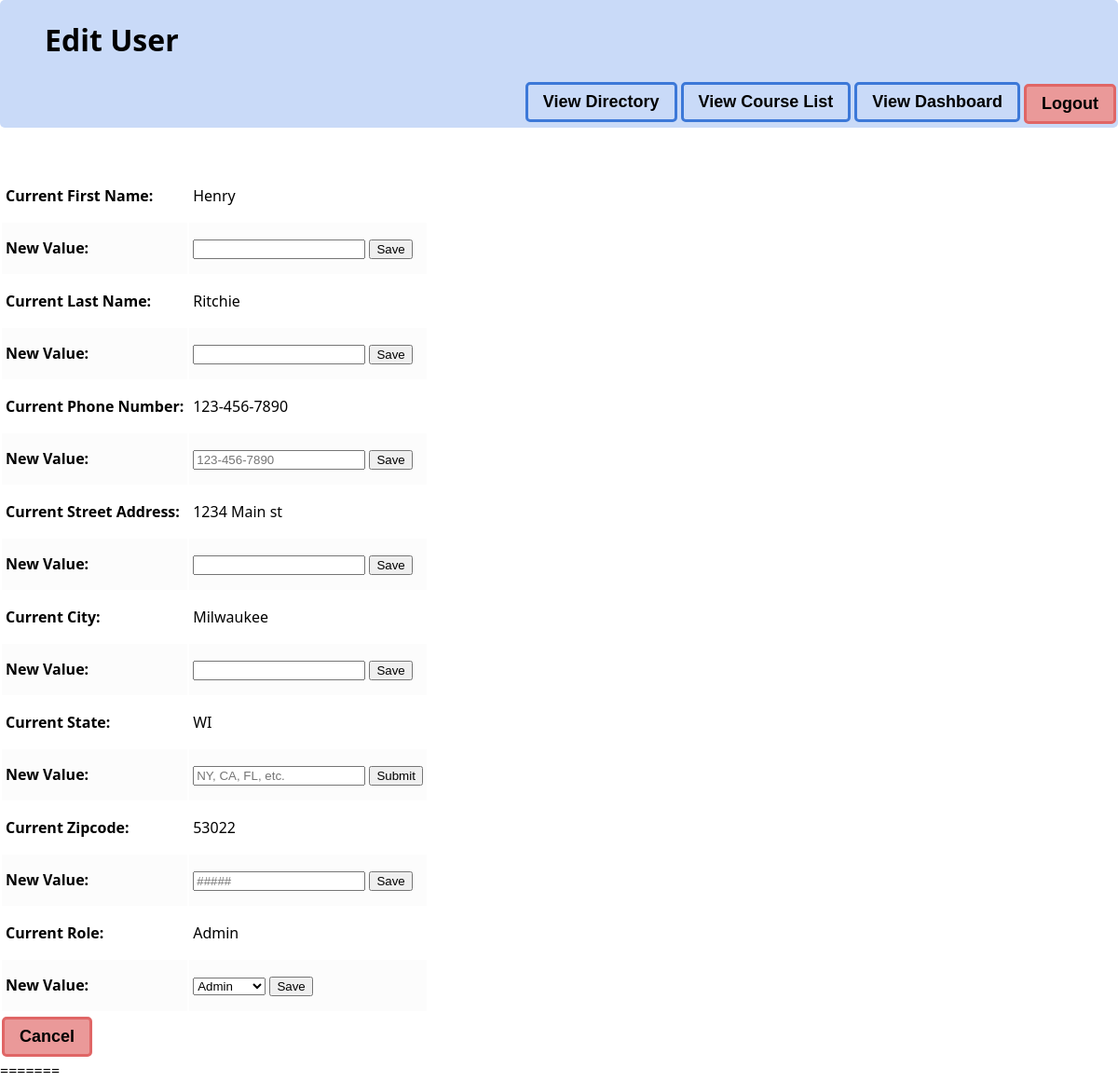
The page /edituser/ (signed in) on the database its author committed.
### SchedulingApp/models.py (models this page shows)
class MyUser(models.Model):
    email = models.CharField(max_length=30, default="default@uwm.edu", editable=True)
    password = models.CharField(max_length=20, default="defaultpassword", editable=True)
    firstName = models.CharField(max_length=20, default="defaultfirstname", editable=True)
    lastName = models.CharField(max_length=20, default="defaultlastname", editable=True)
    phoneNumber = models.CharField(max_length=20, default="defaultphonenumber", editable=True)
    streetAddress = models.CharField(max_length=100, default="1234 Main st", editable=True)
    city = models.CharField(max_length=20, default="Milwaukee", editable=True)
    state = models.CharField(max_length=2, default="WI", editable=True)
    zipcode = models.CharField(default="53206",max_length=10, editable=True)
    ROLE_CHOICES = [
        ("admin", "Admin"),
        ("instructor", "Instructor"),
        ("ta", "TA")
    ]
    role = models.CharField(max_length=10, choices=ROLE_CHOICES, default="ad", editable=True)
    bio = models.TextField(default="No bio added.", max_length=500, editable=True)
    def __str__(self):
        return self.firstName + " " + self.lastName

### SchedulingApp/views.py (the view, shortened to what this page needs)
# urls.py: path('edituser/', EditUser.as_view()),
class EditUser(View):
    def get(self, request):
        if "email" and "role" in request.session:
            if 'selecteduser' not in request.session:
                return redirect("/directory/")
            if request.session['role'] != "admin" and request.session['selecteduser'] != request.session['email']:
                return redirect("/directory/")
            else:
                return render(request, "edituser.html",{"user": func_UserAsDict(request.session['selecteduser']), 'role': request.session['role']})
        else:
            return redirect("/")

### SchedulingApp/Model_Classes/Template_Dicts_Functions.py (called while the page is built)
def func_AscendingSectionList(section_bin):
    sectionList = []
    for section in section_bin:
        thisdict = {
            "title": section.__str__(),
            "id": section.id,
        }
        sectionList.append(thisdict)
    alphabetical = sorted(sectionList, key=itemgetter('title'))
    return alphabetical

def func_AlphabeticalCourseList(course_bin):
    courseList = []
    for course in course_bin:
        thisdict = {
            "title": course.__str__(),
            "id": course.id,
            "semester": course.semester.capitalize(),
            "year": course.year
        }
        courseList.append(thisdict)
    alphabetical = sorted(courseList, key=itemgetter('title'))
    return alphabetical

### SchedulingApp/models.py (called while the page is built)
    def __str__(self):
        return self.department + " " + str(self.courseNumber) + " " + self.name

### templates/edituser.html (shortened to what this page needs)
<!DOCTYPE html>
{% load static %}
<html lang="en">
<head>
    <link href="{% static 'edituser.css' %}" rel="stylesheet" type="text/css">
</head>
<body id="wrapper">
<div id="navlist">
    <h1>Edit User</h1>
    <form action="/edituser/" method="post">
        <button type="submit" name="navigation" value="logout" class="redbutton">Logout</button>
    </form>
    <form action="/edituser/" method="post">
        <button type="submit" name="navigation" value="dashboard" class="bluebutton">View Dashboard</button>
    </form>
    <form action="/edituser/" method="post">
        <button type="submit" name="navigation" value="courselist" class="bluebutton">View Course List</button>
    </form>
    <form action="/edituser/" method="post">
        <button type="submit" name="navigation" value="directory" class="bluebutton">View Directory</button>
    </form>
</div>
<br>
<br>
<table id="myTable">
    <tr>
        <td class="label">Current First Name:</td>
        <td>{{ user.firstname }}</td>
    </tr>
    <tr>
        <td class="label">New Value:</td>
        <td>
            <form action="/edituser/" method="post">
                <input type="text" name="firstname"> <input type="submit" value="Save"></form>
        </td>
    </tr>
    <tr>
        <td class="label">Current Last Name:</td>
        <td>{{ user.lastname }}</td>
    </tr>
    <tr>
        <td class="label">New Value:</td>
        <td>
            <form action="/edituser/" method="post">
                <input type="text" name="lastname"> <input type="submit" value="Save"></form>
        </td>
    </tr>
    <tr>
        <td class="label">Current Phone Number:</td>
        <td>{{ user.phonenumber }}</td>
    </tr>
    <tr>
        <td class="label">New Value:</td>
        <td>
            <form action="/edituser/" method="post">
                <input type="tel" pattern="[0-9]{3}-[0-9]{3}-[0-9]{4}" placeholder="123-456-7890" name="phonenumber">
                <input type="submit" value="Save"></form>
        </td>
    </tr>
    <tr>
        <td class="label">Current Street Address:</td>
        <td>{{ user.streetaddress }}</td>
    </tr>
    <tr>
        <td class="label">New Value:</td>
        <td>
            <form action="/edituser/" method="post">
                <input type="text" name="streetaddress"> <input type="submit" value="Save"></form>
        </td>
    </tr>
    <tr>
        <td class="label">Current City:</td>
        <td>{{ user.city }}</td>
    </tr>
    <tr>
        <td class="label">New Value:</td>
        <td>
            <form action="/edituser/" method="post">
                <input type="text" name="city"> <input type="submit" value="Save"></form>
        </td>
    </tr>
    <tr>
        <td class="label">Current State:</td>
        <td>{{ user.state }}</td>
    </tr>
    <tr>
        <td class="label">New Value:</td>
        <td>
            <form action="/edituser/" method="post">
                <input type="text" name="state" placeholder="NY, CA, FL, etc."> <input type="submit"></form>
        </td>
    </tr>
    <tr>
        <td class="label">Current Zipcode:</td>
        <td>{{ user.zipcode }}</td>
    </tr>
    <tr>
        <td class="label">New Value:</td>
        <td>
            <form action="/edituser/" method="post">
                <input type="text" name="zipcode" placeholder="#####"> <input type="submit" value="Save"></form>
        </td>
    </tr>
    {% if role == 'admin' %}
    <tr>
        <td class="label">Current Role:</td>
        <td>{{ user.role }}</td>
    </tr>
    <tr>
        <td class="label">New Value:</td>
        <td>
            <form action="/edituser/" method="post">
                <select name="role" id="role" required>
                    <option value="admin">Admin</option>
                </select>
                <input type="submit" value="Save"></form>
        </td>
    </tr>
    {% endif %}
</table>
<form action="/edituser/" method="post">
    <button type="submit" name="navigation" value="cancel" class="redbutton">Cancel</button>
</form>
=======
</body>
</html>

### SchedulingApp/static/edituser.css (style rules this page uses)
html { height: 100%; width: 100%; font-family: system-ui, -apple-system, BlinkMacSystemFont, 'Segoe UI', Roboto, Oxygen, Ubuntu, Cantarell, 'Open Sans', 'Helvetica Neue', sans-serif; }
.label { font-weight: bold; }
.redbutton { background-color: #ea9999; border: 3px solid #e06666; border-radius: 5px; color: black; padding: 8px 16px; text-align: center; display: inline; font-size: 18px; font-weight:bolder; margin: 4px 2px; transition-duration: 0.4s; cursor: pointer; }
.bluebutton { background-color: #c9daf8; border: 3px solid #3c78d8; border-radius: 5px; color: black; padding: 8px 16px; text-align: center; display: inline; font-size: 18px; font-weight:bolder; margin: 2px 2px; transition-duration: 0.4s; cursor: pointer; }
#wrapper { width: auto; height: auto; max-width: 1200px; margin: 0 auto; }
#navlist { padding-left: 4%; margin: 0; overflow: hidden; background-color: #c9daf8; border-radius: 5px; display: block; }
#navlist form { text-align: center; float: right; display: inline; }
#myTable th, td { text-align: left; padding: 16px 4px; width: fit-content; }
#myTable tr:nth-child(even) { background-color: #fcfcfc }

### rows shown on the page
MyUser: firstname "Henry", lastname "Ritchie", phonenumber "123-456-7890", streetaddress "1234 Main st", city "Milwaukee", state "WI", zipcode "53022", role "Admin"
